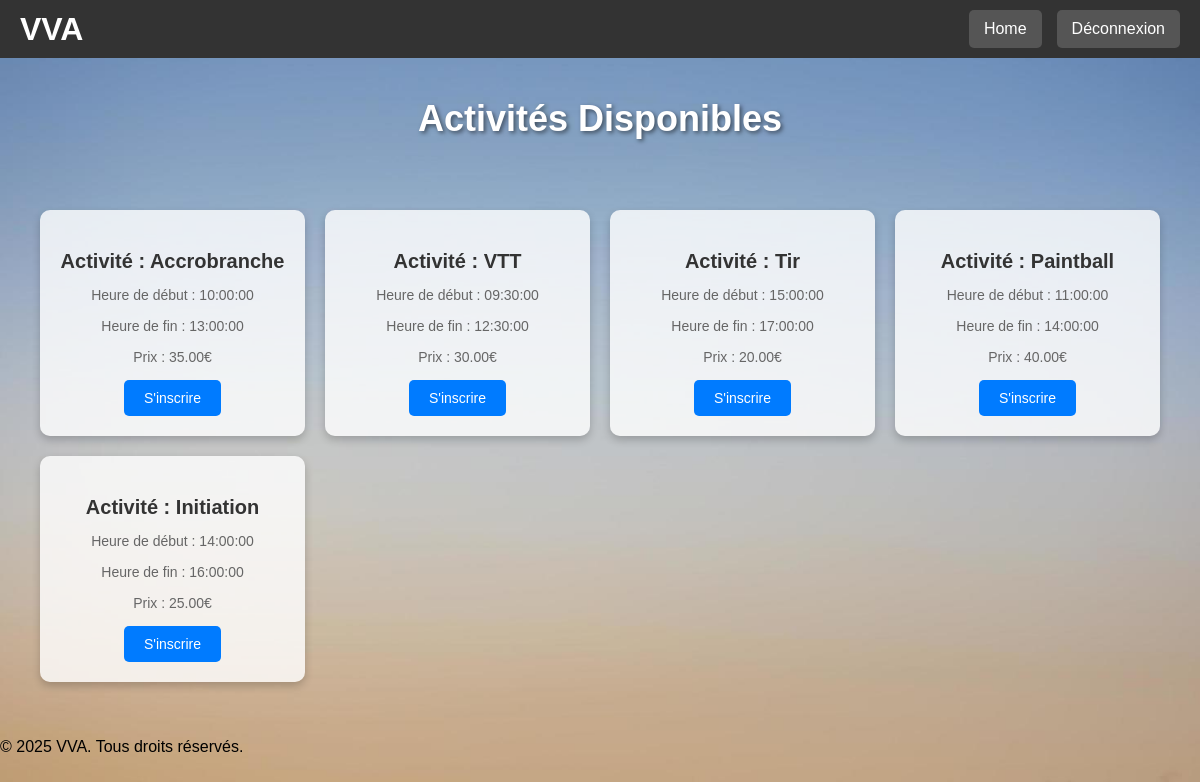
Screenshot of /activities.php?animation=4 (signed in) with the database file from the repository.
### tables this page shows
CREATE TABLE `ACTIVITE` (
  `CODEANIM` char(8) NOT NULL,
  `DATEACT` date NOT NULL,
  `CODEETATACT` char(2) NOT NULL,
  `HRRDVACT` time DEFAULT NULL,
  `PRIXACT` decimal(7,2) DEFAULT NULL,
  `HRDEBUTACT` time DEFAULT NULL,
  `HRFINACT` time DEFAULT NULL,
  `DATEANNULEACT` date DEFAULT NULL,
  `NOMRESP` char(40) DEFAULT NULL,
  `PRENOMRESP` char(30) DEFAULT NULL
);

### activities.php (the view, shortened to what this page needs)
<?php
require 'config/db.php';
include 'header.php';
if (isset($_GET['animation'])) {
    $animationCode = $_GET['animation'];
    $activites = $pdo->prepare("SELECT * FROM ACTIVITE WHERE CODEANIM = ?");
    $activites->execute([$animationCode]);
    $activites = $activites->fetchAll();
} else {
    header("Location: index.php");
    exit();
}
?>
<!DOCTYPE html>
<html lang="fr">
<head>
    <link rel="stylesheet" href="css/styles1.css">
</head>
<body>
    <h2>Activités Disponibles</h2>
    <div class="activities-container">
        <?php foreach ($activites as $activite): ?>
            <div class="activity-box">
                <h3>Activité : <?php echo $activite['NOMRESP']; ?></h3>
                <p>Heure de début : <?php echo $activite['HRDEBUTACT']; ?></p>
                <p>Heure de fin : <?php echo $activite['HRFINACT']; ?></p>
                <p>Prix : <?php echo $activite['PRIXACT']; ?>€</p>
                <form method="post" action="register_activity.php">
                    <button type="submit">S'inscrire</button>
                </form>
            </div>
        <?php endforeach; ?>
    </div>
</body>
</html>
<?php
include 'footer.php';
?>

### css/styles1.css (style rules this page uses)
body { font-family: Arial, sans-serif; background-image: url('fond.jpg'); background-size: cover; background-position: center; background-repeat: no-repeat; margin: 0; padding: 0; }
.activities-container { display: grid; grid-template-columns: repeat(auto-fit, minmax(250px, 1fr)); gap: 20px; padding: 40px; max-width: 1200px; margin: 0 auto; }
.activity-box { background-color: rgba(255, 255, 255, 0.8); border-radius: 10px; padding: 20px; box-shadow: 0 4px 8px rgba(0, 0, 0, 0.2); text-align: center; transition: transform 0.3s ease, box-shadow 0.3s ease; cursor: pointer; }
.activity-box h3 { color: #333333; font-size: 20px; margin-bottom: 10px; }
.activity-box p { color: #666666; font-size: 14px; margin-bottom: 15px; }
.activity-box button { background-color: #007BFF; color: white; padding: 10px 20px; border: none; border-radius: 5px; font-size: 14px; cursor: pointer; transition: background-color 0.3s ease; }
h2 { text-align: center; color: white; font-size: 36px; margin-top: 40px; text-shadow: 2px 2px 4px rgba(0, 0, 0, 0.5); }

### rows the page displays
activite: NOMRESP "Accrobranche", HRDEBUTACT "10:00:00", HRFINACT "13:00:00", PRIXACT "35.00"
activite: NOMRESP "VTT", HRDEBUTACT "09:30:00", HRFINACT "12:30:00", PRIXACT "30.00"
activite: NOMRESP "Tir", HRDEBUTACT "15:00:00", HRFINACT "17:00:00", PRIXACT "20.00"
activite: NOMRESP "Paintball", HRDEBUTACT "11:00:00", HRFINACT "14:00:00", PRIXACT "40.00"
activite: NOMRESP "Initiation", HRDEBUTACT "14:00:00", HRFINACT "16:00:00", PRIXACT "25.00"
